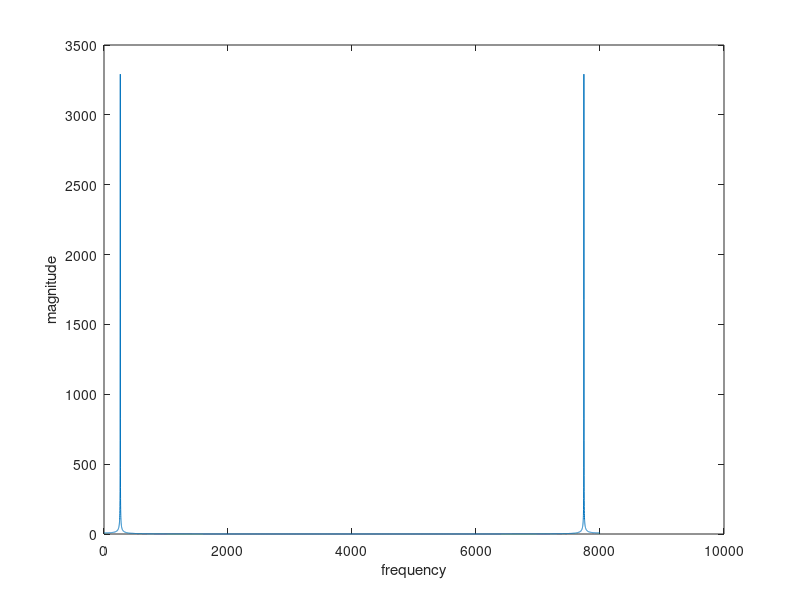

Write the MATLAB code that produced this figure.
function question3a
%UNTITLED2 Summary of this function goes here
%   Detailed explanation goes here
a=0:(1/8000):1;
f=261.63;
%x=20*sin(2*pi*f.*a);    % use this for +-20
x=sin(2*pi*f.*a);
audiowrite('Cmajor1.wav',x,8000);  % there are 8000 samples per sec
sound(x,8000);
%[y,fs] = audioread('Cmajor1.wav')
plot(abs(fft(x)))
xlabel('frequency')
ylabel('magnitude')
end

